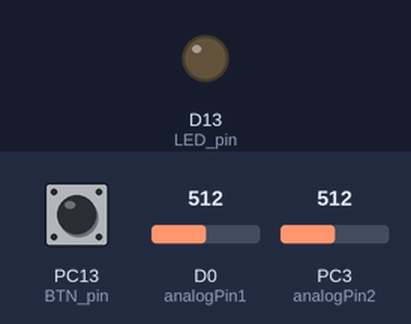
Bench run of a sketch on a simulated STM32 Nucleo. Parts: output pins drawn as LEDs (lit = HIGH). The inputs (shaded band) are chosen by the test bench; at power-on: PC13 (BTN_pin) HIGH, D0 (analogPin1) = 512, PC3 (analogPin2) = 512.

Above: at 1.2 s.
1.3 s: PC13 (BTN_pin) pulled LOW for 0.15 s
At 3.5 s:
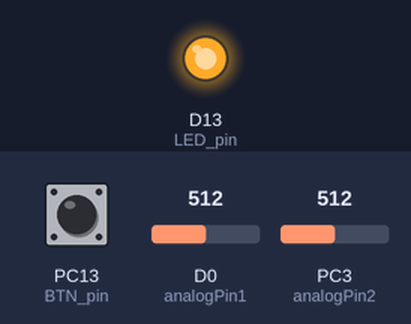
Timing chart, 0 to 5.0 s (numbered marks = the images above; inputs shaded):
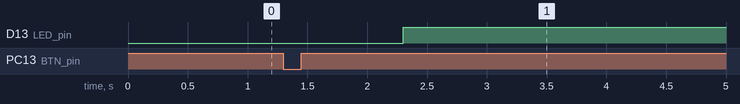

The sketch:

data_collection_ino.ino
```cpp
// Author: Guillermo Perez Guillen

#include <Wire.h>

// Constants
#define SAMPLING_FREQ_HZ    100       // Sampling frequency (Hz)
#define SAMPLING_PERIOD_MS  1000 / SAMPLING_FREQ_HZ   // Sampling period (ms)
#define NUM_SAMPLES         100       // 100 samples at 100 Hz is 1 sec window

int analogPin1 = PA3; //A0 MQ-135
int analogPin2 = PC3; //A2 MQ-7
int val1 = 0;
int val2 = 0;

void setup() {
  // Enable button pin
  pinMode(USER_BTN, INPUT_PULLUP); //BTN pin
  pinMode(LED_BUILTIN, OUTPUT); //LED pin

  // Start serial
  Serial1.setRx(PA10);                       //Redefine required Serial1 RX pin
  Serial1.setTx(PA9);                       //Redefine required Serial1 TX pin
  Serial1.begin(115200);
}

void loop() {
  uint8_t len = 0;
  uint8_t addr = 0;
  uint8_t i;

  unsigned long timestamp;
  unsigned long start_timestamp;

  // Wait for button press
  while (digitalRead(USER_BTN) == 1);

  // Turn on LED to show we're recording
  digitalWrite(LED_BUILTIN, LOW);

  // Print header
  Serial1.println("timestamp,MQ-135,MQ-7");

  // Record samples in buffer
  start_timestamp = millis();
  for (int i = 0; i < NUM_SAMPLES; i++) {

    // Take timestamp so we can hit our target frequency
    timestamp = millis();

    // Read and print values
    Serial1.print(timestamp - start_timestamp);
    Serial1.print(",");
    val1 = analogRead(analogPin1);     // read the input pin1
    Serial1.print(val1);             // debug value MQ-135
    Serial1.print(",");
    val2 = analogRead(analogPin2);     // read the input pin2
    Serial1.println(val2);             // debug value MQ-7

    // Wait just long enough for our sampling period
    while (millis() < timestamp + SAMPLING_PERIOD_MS);
  }

  // Print empty line to transmit termination of recording
  Serial1.println();

  // Turn off LED to show we're done
  digitalWrite(LED_BUILTIN, HIGH);

  // Make sure the button has been released for a few milliseconds
  while (digitalRead(USER_BTN) == 0);
  delay(100);
}
```

Measured:
- after the input at 1.3 s, D13 (LED_pin): LOW → HIGH after 1.0 s
